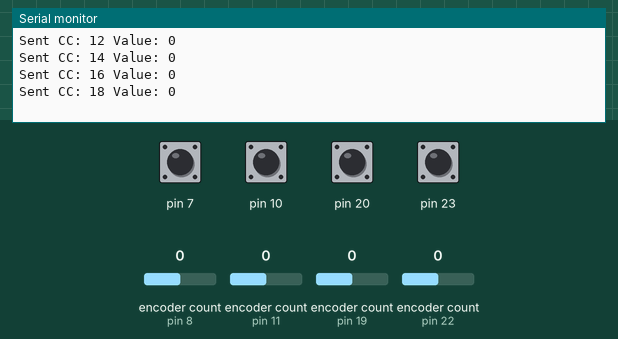
This sketch was run on a simulated Arduino Leonardo, built with avr-gcc and run on an emulated ATmega32U4. Shown: the last lines printed to the serial monitor. The inputs (shaded band) are chosen by the test bench; at power-on: pin 7, pin 10, pin 20, pin 23 HIGH, encoder count (sensors on pin 8, pin 11, pin 19, pin 22) 0.

Above: at 1.2 s.
1.3 s: encoder count (sensor on pin 8) set to 1
At 1.7 s:
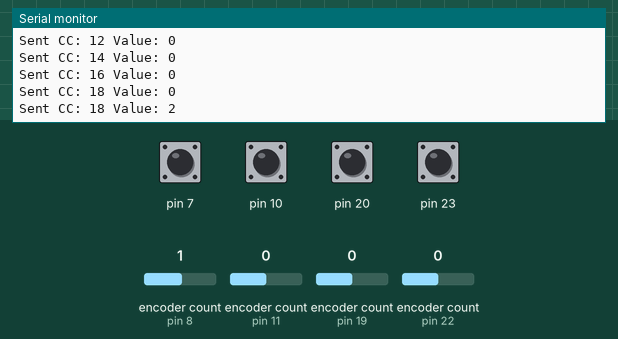
2.8 s: encoder count (sensor on pin 11) set to 1
At 4.0 s:
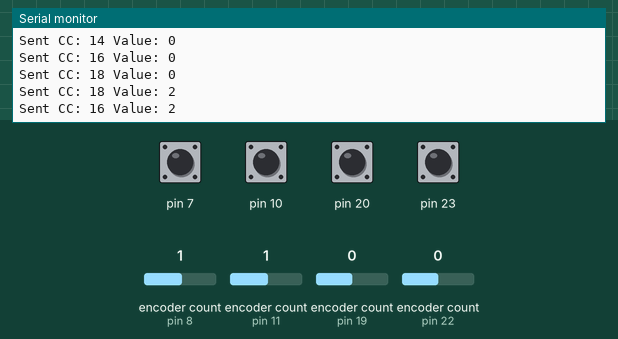
4.3 s: encoder count (sensor on pin 19) set to 1
At 5.2 s:
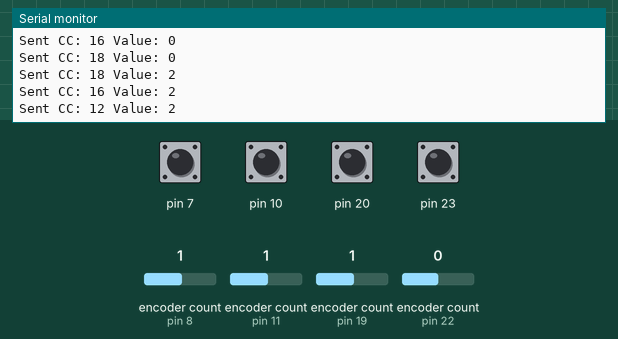
5.8 s: encoder count (sensor on pin 22) set to 1
At 6.4 s:
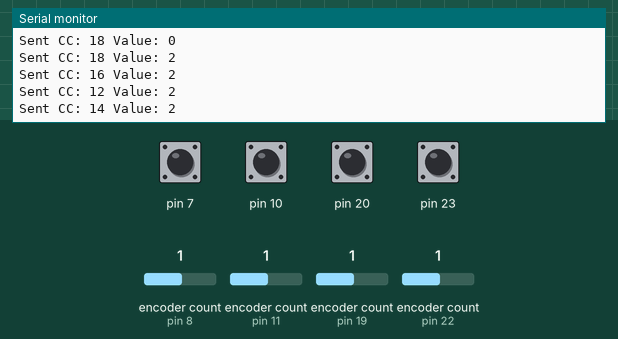
7.3 s: pin 7 pulled LOW for 0.15 s
At 8.5 s:
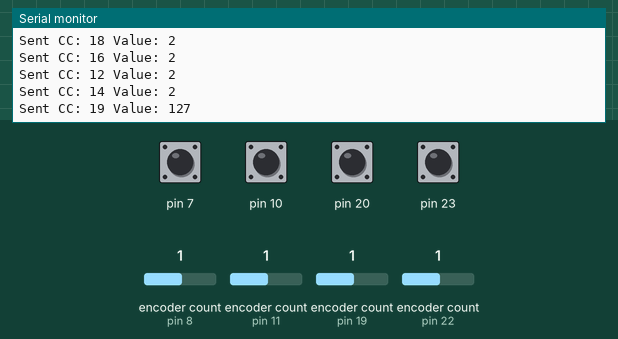
8.9 s: pin 10 pulled LOW for 0.15 s
At 9.9 s:
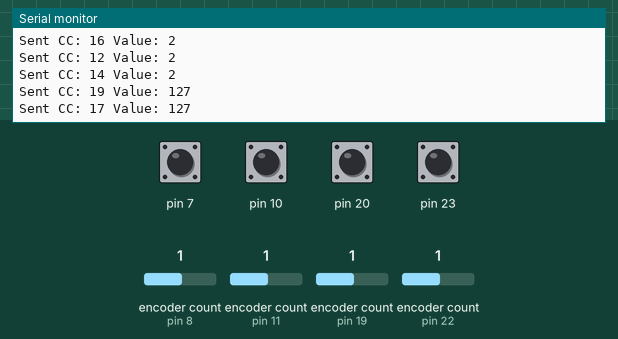
Timing chart, 0 to 11.5 s (numbered marks = the images above; inputs shaded):
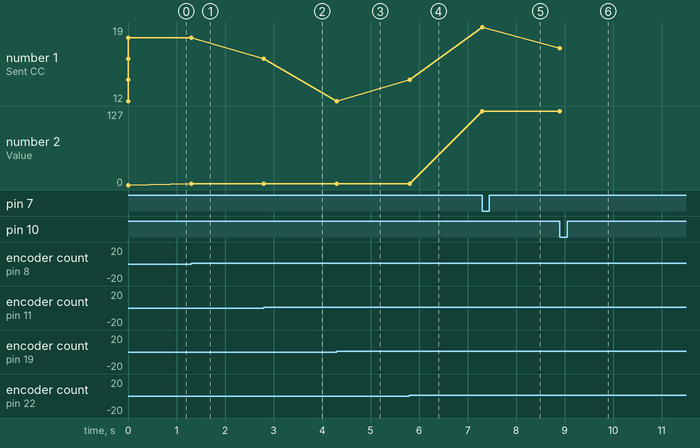

Measured:
- after the input at 1.3 s, the serial monitor: prints a new line at once (image 1)
- after the input at 2.8 s, the serial monitor: prints a new line at once (image 2)
- after the input at 4.3 s, the serial monitor: prints a new line at once (image 3)
- after the input at 5.8 s, the serial monitor: prints a new line at once (image 4)
- after the input at 7.3 s, the serial monitor: prints a new line at once (image 5)
- after the input at 8.9 s, the serial monitor: prints a new line at once (image 6)
- plotted number 1: 16 → 12 after the input at 4.3 s, 12 → 14 after the input at 5.8 s, 14 → 19 after the input at 7.3 s, 19 → 17 after the input at 8.9 s
- plotted number 2: 0 → 2 after the input at 1.3 s, 2 → 127 after the input at 7.3 s

The sketch:

main.ino
```cpp
#include "MIDIUSB.h"
#include <Encoder.h>

void controlChange(byte channel, byte control, byte value) {
    midiEventPacket_t event = {0x0B, 0xB0 | channel, control, value};
    MidiUSB.sendMIDI(event);
}

class MidiEncoder {
public:
    Encoder encoder;
    int btnPin;
    byte encoderCC;
    byte btnCC;
    long oldPosition = -999;
    int btnPState = HIGH;
    long lastSentValue = -1;
    unsigned long lastDebounceTime = 0;

    MidiEncoder(int clkPin, int dtPin, int _btnPin, byte _encoderCC, byte _btnCC)
        : encoder(dtPin, clkPin), btnPin(_btnPin), encoderCC(_encoderCC), btnCC(_btnCC) {
        pinMode(btnPin, INPUT_PULLUP);
    }

    void read() {
        readEncoder();
        readButton();
    }

private:
    private:
    void readEncoder() {
    long newPosition = encoder.read() / 2;

    // Constrain newPosition
    if (newPosition < 0) {
        newPosition = 0;
        encoder.write(newPosition * 2);  // Reset the encoder's internal count
    } else if (newPosition > 127) {
        newPosition = 127;
        encoder.write(newPosition * 2);  // Reset the encoder's internal count
    }

    // Only send if the position has changed (and avoid the rapid sending)
    if (newPosition != oldPosition) {
        sendControlChange(encoderCC, newPosition);
        oldPosition = newPosition;
        lastSentValue = newPosition;
    }
}


    void readButton() {
        int btnCState = digitalRead(btnPin);
        if ((millis() - lastDebounceTime) > 20) {
            if (btnPState != btnCState) {
                lastDebounceTime = millis();
                if (btnCState == LOW) {
                    byte valueToSend = (btnPState == HIGH) ? 127 : 0;
                    sendControlChange(btnCC, valueToSend);
                }
                btnPState = btnCState;
            }
        }
    }

    void sendControlChange(byte control, byte value) {
        controlChange(0, control, value);
        MidiUSB.flush();
        Serial.print("Sent CC: ");
        Serial.print(control);
        Serial.print(" Value: ");
        Serial.println(value);
    }
};

// Define the encoder/button combinations
MidiEncoder encoders[] = {

    {18, 19, 20, 12, 13},   // Encoder 01
    {21, 22, 23, 14, 15},   // Encoder 02
    {12, 11, 10, 16, 17},    // Encoder 03
    {9, 8, 7, 18, 19}    // Encoder 04

        //{X1, X2, Y1, Z1, Z2},  // Add more encoders with buttons by replicating the format
      //x1: Encoder CLK Pin
      //x2: Encoder DT Pin
      //y1: Encoder Button Pin
      //z1: MIDI CC number for the encoder rotation
      //z2: MIDI CC number for the encoder button press
};

void setup() {
    Serial.begin(9600);
}

void loop() {
    for (int i = 0; i < sizeof(encoders) / sizeof(MidiEncoder); i++) {
        encoders[i].read();
    }
}
```
